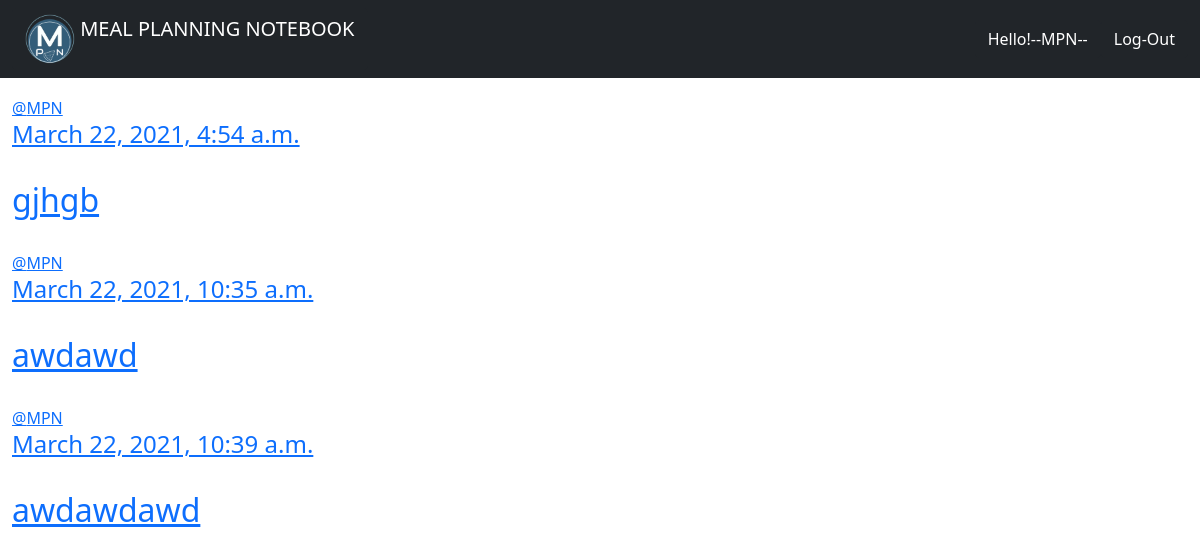
The app's page /reviewpost/mypost/ (signed in), older data.
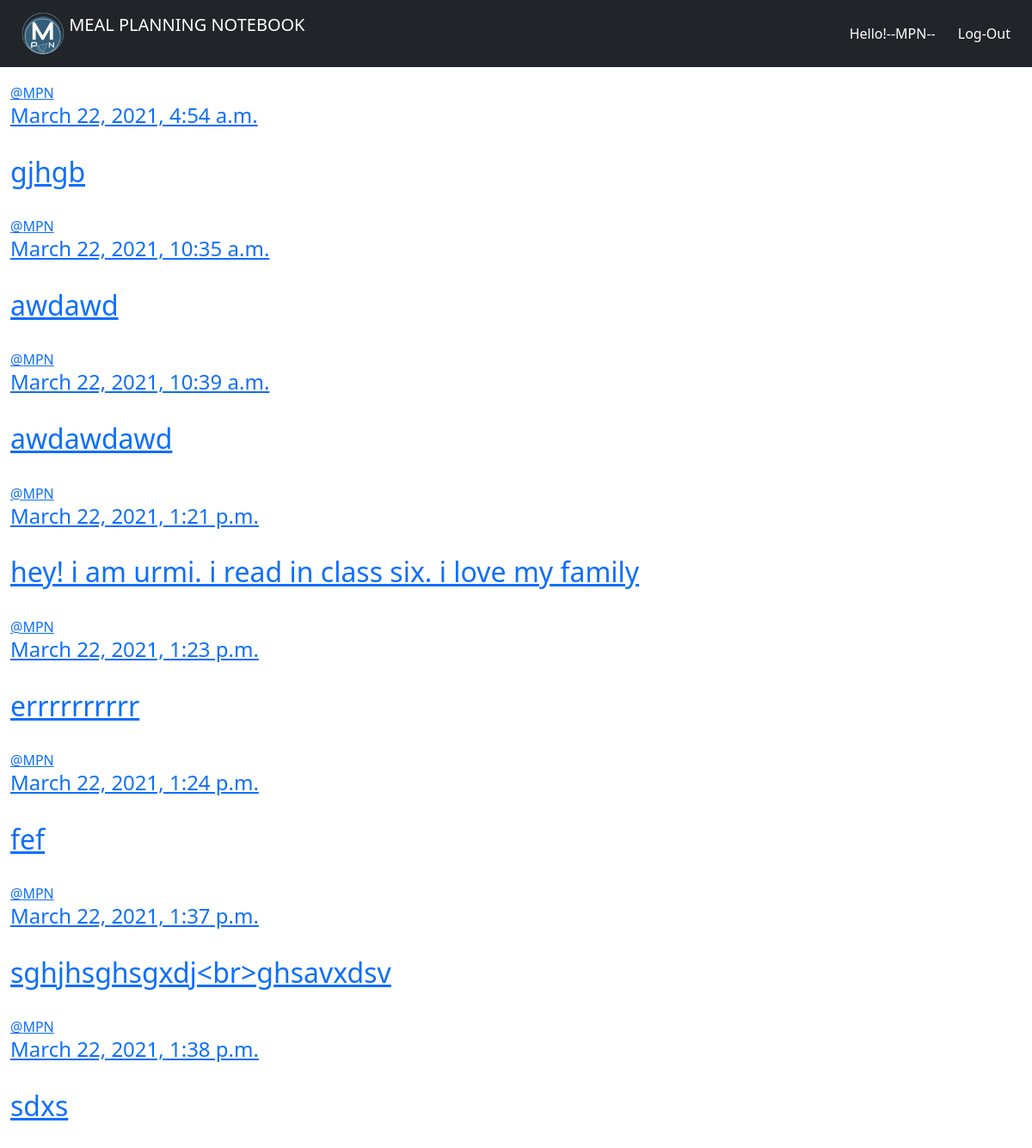
The same page, newer data.
### reviewpost/models.py (models this page shows, shortened)
class Reviewpost(models.Model):
    sno=models.AutoField(primary_key=True)
    content_name = models.CharField(max_length=150, null=True)
    content = models.TextField()
    photos = models.ImageField(default="p1.png",upload_to="images/%y",null=True, blank=True)
    date_created = models.DateTimeField(default=now)
    user = models.ForeignKey(User,on_delete=models.CASCADE)

### reviewpost/views.py (the view)
# urls.py: path('mypost/', views.mypost, name='mypost'),
@login_required
def mypost(request):
    form = Reviewpost.objects.filter(user=request.user)
    return render(request, 'reviewpost/mypost.html', {'form':form})

### reviewpost/templates/reviewpost/mypost.html
{% extends 'reviewpost/base.html' %}
{% block content %}
{% for i in form %}
<a href="{% url 'mypostd' i.sno %}">@{{ i.user }}<br><h4>{{ i.date_created }}</h4><br><h2>{{ i.content }}</h2></a> <br>
{% endfor %}
{% endblock %}

Row changes from the older to the newer data that the page shows:
added Reviewpost: user "MPN", date_created "March 22, 2021, 1:21 p.m.", content "hey! i am urmi. i read in class six. i love my family"
added Reviewpost: user "MPN", date_created "March 22, 2021, 1:23 p.m.", content "errrrrrrrrr"
added Reviewpost: user "MPN", date_created "March 22, 2021, 1:24 p.m.", content "fef"
added Reviewpost: user "MPN", date_created "March 22, 2021, 1:37 p.m.", content "sghjhsghsgxdj<br>ghsavxdsv"
added Reviewpost: user "MPN", date_created "March 22, 2021, 1:38 p.m.", content "sdxs"
